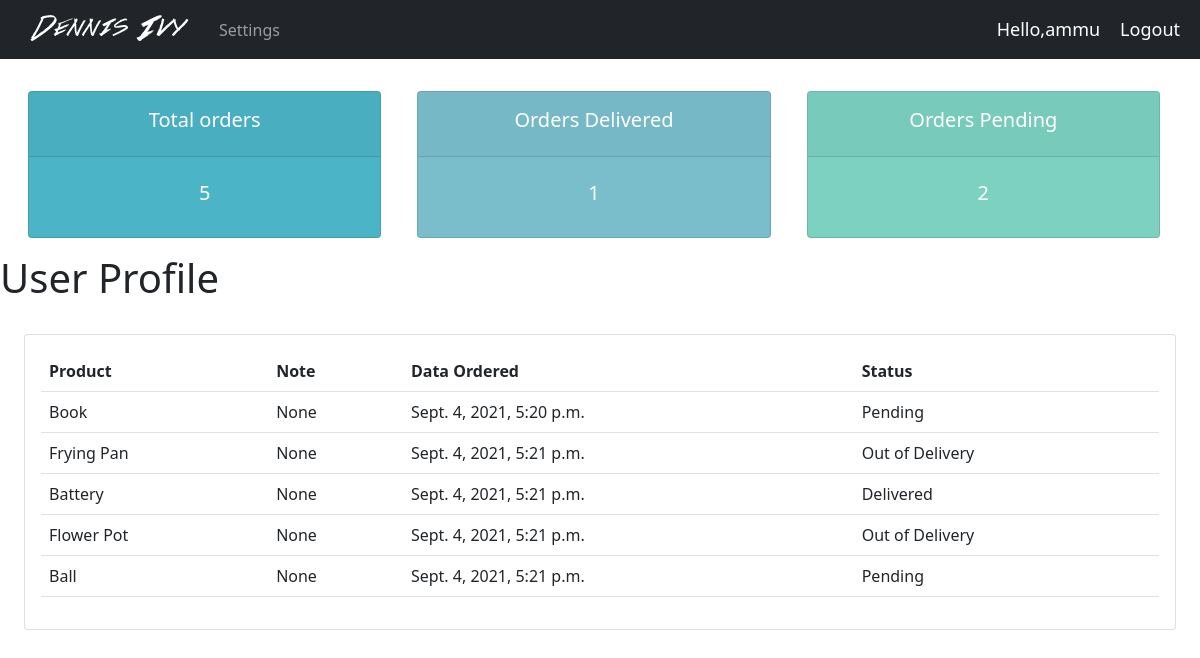
Screenshot of /accounts/userpage/ (signed in) with the database file from the repository.
### accounts/models.py (models this page shows, shortened)
class Order(models.Model):
    STATUS=(
        ('Pending','Pending'),
        ('Out of Delivery','Out of delivery'),
        ('Delivered','Delivered'),
    )
    customer=models.ForeignKey(Customer,on_delete=models.SET_NULL,null=True)
    product=models.ForeignKey(Product,on_delete=models.SET_NULL,null=True)
    data_created=models.DateTimeField(auto_now_add=True,null=True,blank=True)
    status=models.CharField(max_length=200,null=True,choices=STATUS)
    note=models.CharField(max_length=100,null=True)

class Product(models.Model):
    CATEGORY=(
        ('Indoor','Indoor'),
        ('Out door','Out door'),
    )
    name=models.CharField(max_length=200,null=True)
    price=models.FloatField(null=True)
    category=models.CharField(max_length=200,null=True,choices=CATEGORY)
    description=models.CharField(max_length=200,null=True,blank=True)
    data_created=models.DateTimeField(auto_now_add=True,null=True,blank=True)
    def __str__(self):
        return self.name

### accounts/decorators.py (the view)
        def wrapper_func(request, *args, **kwargs):
            group=None
            if request.user.groups.exists():
                group=request.user.groups.all()[0].name
            if group in allowed_roles:
                return view_func(request, *args, **kwargs)
            else:
                return HttpResponse('You are not authorised to view this page')

### accounts/views.py (called while the page is built)
@login_required(login_url='login')
@allowed_used(allowed_roles=['customer'])
def Userpage(request):
    orders=request.user.customer.order_set.all()
    totalorder=orders.count()
    deliveredorder=orders.filter(status='Delivered').count()
    pendingorder=orders.filter(status='Pending').count()
    return render(request,'accounts/user.html',{
        'orders':orders,
        'totalorder':totalorder,
        'deliveredorder':deliveredorder,
        'pendingorder':pendingorder,
        })

### accounts/templates/accounts/user.html (shortened to what this page needs)
{% extends 'accounts/basic.html' %}
{% block content %}
    {% include 'accounts/status.html' %}
    <h1>User Profile</h1>
    <div class="row">
        <div class="col-lg-12">
            <div class="card card-body m-4">
                <table class="table">
                    <tr>
                        <th>Product</th>
                        <th>Note</th>
                        <th>Data Ordered</th>
                        <th>Status</th>
                    </tr>
                    {% for data in orders %}
                    <tr>
                        <td>{{data.product}}</td>
                        <td>{{data.note}}</td>
                        <td>{{data.data_created}}</td>
                        <td>{{data.status}}</td>
                    </tr>
                    {% endfor %}
                    </table>
                </div>
            </div>
        </div>
{% endblock %}

### accounts/templates/accounts/basic.html (shortened to what this page needs)
{% load static %}
<!DOCTYPE html>
<html lang="en">
<head>
	<link rel="stylesheet" type="text/css" href="{% static '/css/style.css' %}">
	<link href="https://cdn.jsdelivr.net/npm/bootstrap@5.1.0/dist/css/bootstrap.min.css" rel="stylesheet">
</head>
<body>
	<nav class="navbar navbar-expand-lg navbar-dark bg-dark">
		<div class="container-fluid">
		  <img src="{% static '/images/logo.png' %}" >
		  <div class="collapse navbar-collapse" id="navbarNav">
			<ul class="navbar-nav">
				{% if request.user.is_staff %}
			  <li class="nav-item">
				<a class="nav-link active" aria-current="page" href="{% url 'home' %}">Dashboard</a>
			  </li>
			  <li class="nav-item">
				<a class="nav-link" href="{% url 'products' %}">Products</a>
			  </li>
			   	{% else %}
			  <li class="nav-item">
				<a class="nav-link" href="{% url 'account_settings' %}">Settings</a>
			  </li>
			  {% endif %}
			</ul>
		  </div>
		</div>
		<span class="hello-msg">Hello,{{request.user}}</span>
		<span><a class="hello-msg"  href="{% url 'logout'%}">Logout</a></span>
	  </nav>
		  {% block content %}
		  {% endblock %}
</body>
</html>

### static/css/style.css (style rules this page uses)
body { background-color: #ebeff5; }

### accounts/templates/accounts/basic.html (style rules this page uses)
.hello-msg { font-size:18px; color:white; margin-right:20px; text-decoration:none; }

### rows the page displays
Order: product "Book", note "None", data_created "Sept. 4, 2021, 5:20 p.m.", status "Pending"
Order: product "Frying Pan", note "None", data_created "Sept. 4, 2021, 5:21 p.m.", status "Out of Delivery"
Order: product "Battery", note "None", data_created "Sept. 4, 2021, 5:21 p.m.", status "Delivered"
Order: product "Flower Pot", note "None", data_created "Sept. 4, 2021, 5:21 p.m.", status "Out of Delivery"
Order: product "Ball", note "None", data_created "Sept. 4, 2021, 5:21 p.m.", status "Pending"

### other values shown
{{ request.user }} "ammu"
{{ totalorder }} "5"
{{ deliveredorder }} "1"
{{ pendingorder }} "2"
